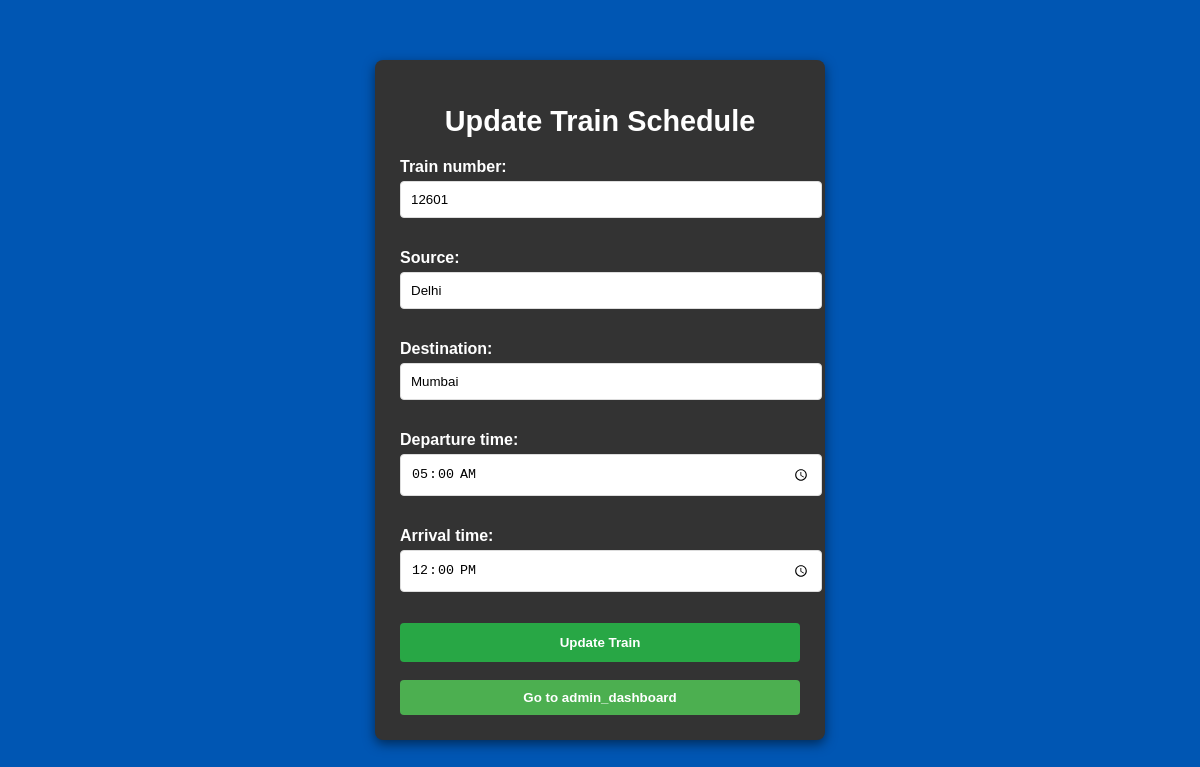
Screenshot of /update/165/ (signed in) with the database file from the repository.
### railway/models.py (models this page shows, shortened)
class Train(models.Model):
    train_number = models.CharField(max_length=10, unique=True)  # Ensuring unique train number
    train_name = models.CharField(max_length=100)
    source = models.CharField(max_length=100)
    destination = models.CharField(max_length=100)
    departure_time = models.TimeField(null=True, blank=True)  # Change to DateTimeField to include date and time
    arrival_time = models.TimeField(null=True, blank=True)  # Change to DateTimeField to include date and time
    ticket_price = models.DecimalField(max_digits=10, decimal_places=2, default=0.00)

### railway/views.py (the view)
# urls.py: path('update/<int:train_id>/', views.update_train, name='update_train'),
@login_required
@user_passes_test(is_admin)
def update_train(request, train_id):
    train = get_object_or_404(Train, id=train_id)
    if request.method == 'POST':
        form = TrainForm(request.POST, instance=train)
        if form.is_valid():
            form.save()
            return redirect('administration_home')
    else:
        form = TrainForm(instance=train)
    return render(request, 'admin_panel/update_train.html', {'form': form})

### railway/forms.py
class TrainForm(forms.ModelForm):
    class Meta:
        model = Train
        fields = ['train_number', 'source', 'destination', 'departure_time', 'arrival_time']
        widgets = {
            'departure_time': forms.TimeInput(attrs={'type': 'time'}),
            'arrival_time': forms.TimeInput(attrs={'type': 'time'}),
        }

### railway/views.py (called while the page is built)
def is_admin(user):
    print("Checking if user is admin:", user.is_staff)  # Debugging line
    return user.is_staff

### railway/templates/admin_panel/update_train.html (shortened to what this page needs)
<!DOCTYPE html>
<html lang="en">
<head>
    {% load static %}
    <link rel="stylesheet" href="{% static 'admin_panel/styles.css' %}">
</head>
<body>
    <div class="form-container">
        <h1>Update Train Schedule</h1>
        <form method="POST">
            {{ form.as_p }}
            <button type="submit">Update Train</button>
        </form>
        <br>
        <div align="center">
            <form action="{% url 'add_train' %}" method="get">
                <button type="submit" style="padding: 10px 20px; background-color: #4CAF50; color: white; border: none; cursor: pointer;">Go to admin_dashboard</button>
            </form>
        </div>
    </div>
</body>
</html>

### railway/static/admin_panel/styles.css (style rules this page uses)
body { font-family: Arial, sans-serif; background-color: #0056b3; color: #ffffff; display: flex; flex-direction: column; align-items: center; justify-content: center; min-height: 100vh; margin: 0; }
.form-container { background-color: #333; border-radius: 8px; padding: 25px; box-shadow: 0 4px 12px rgba(0, 0, 0, 0.5); width: 100%; max-width: 400px; }
h1 { text-align: center; font-size: 1.8em; margin-bottom: 20px; }
form label { font-weight: bold; display: block; margin: 10px 0 5px; }
form input[type="text"], form input[type="time"] { width: 100%; padding: 10px; margin-bottom: 15px; border: 1px solid #ddd; border-radius: 4px; }
button { width: 100%; padding: 12px; background-color: #28a745; color: #fff; font-weight: bold; border: none; border-radius: 4px; cursor: pointer; }

### rows the page displays
Train: train_number "12601", source "Delhi", destination "Mumbai", departure_time "05:00:00", arrival_time "12:00:00"
